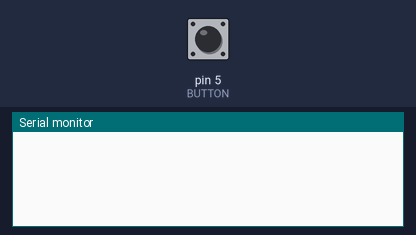
A sketch run on a simulated Arduino Uno, built with avr-gcc and run on an emulated ATmega328P. Parts: the last lines printed to the serial monitor. Inputs (shaded band) come from the test bench; at power-on: pin 5 (BUTTON) HIGH.

Above: at 1.2 s.
1.3 s: pin 5 (BUTTON) pulled LOW for 0.15 s
At 2.4 s:
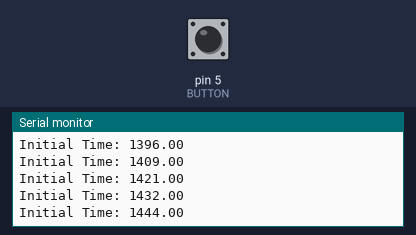
2.9 s: pin 5 (BUTTON) pulled LOW for 1 s
At 4.9 s:
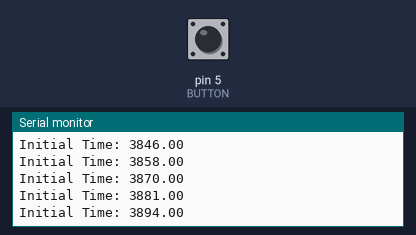
5.4 s: pin 5 (BUTTON) pulled LOW for 0.15 s
At 6.7 s:
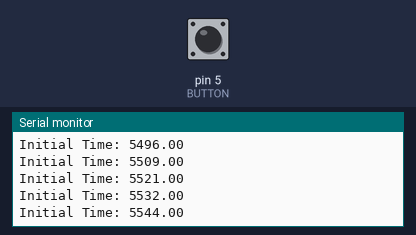
7.0 s: pin 5 (BUTTON) driven LOW
At 7.8 s:
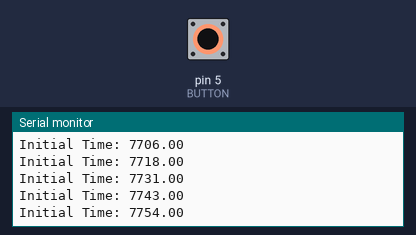
Timing chart, 0 to 10.0 s (numbered marks = the images above; inputs shaded):
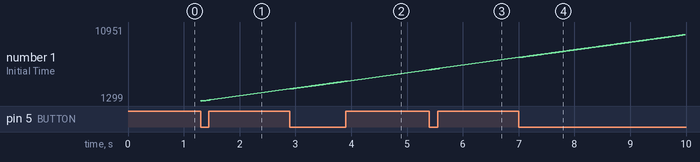

The sketch:

recepcao.ino
```cpp
#include <avr/io.h>

#define RX_PIN 2
#define TX_PIN 3

#define BUTTON 5

#define BAUD_RATE 9600
#define BAUD_PRESCALLER (((F_CPU / (BAUD_RATE * 16UL))) - 1)

float initialTime = 0;
float previousTime = 0;
float nextTime = 0;

bool initiated = false;
int counter = 0;

void serialSetup() {
  UBRR0H = (uint8_t)(BAUD_PRESCALLER >> 8);
  UBRR0L = (uint8_t)(BAUD_PRESCALLER);
  UCSR0B = (1 << RXEN0) | (1 << TXEN0) | (1 << RXCIE0); // Enable receiver, transmitter and RX interrupt
  UCSR0C = (1 << UCSZ01) | (1 << UCSZ00); // 8-bit data
}

void setup() {
  Serial.begin(9600);
  pinMode(BUTTON, INPUT_PULLUP);
  serialSetup();
}

ISR(USART_RX_vect) {
  char receivedByte = UDR0;
  Serial.print("Received: ");
  Serial.println(receivedByte);

  // Handle received data here
}

void loop() {
  if (digitalRead(BUTTON) == LOW) {
    initialTime = millis();
    Serial.print("Initial Time: ");
    Serial.println(initialTime);
    initiated = true;
  }

  if (initiated) {
    previousTime = millis();
    // Implement your logic here
  }
}
```

Measured:
- after the input at 1.3 s, the serial monitor: prints a new line at once (image 1)
- after the input at 2.9 s, the serial monitor: prints a new line at once (image 2)
- after the input at 7.0 s, the serial monitor: prints a new line at once (image 4)
- plotted number 1: 1444 → 3894 after the input at 2.9 s, 5544 → 10951 after the input at 7.0 s
